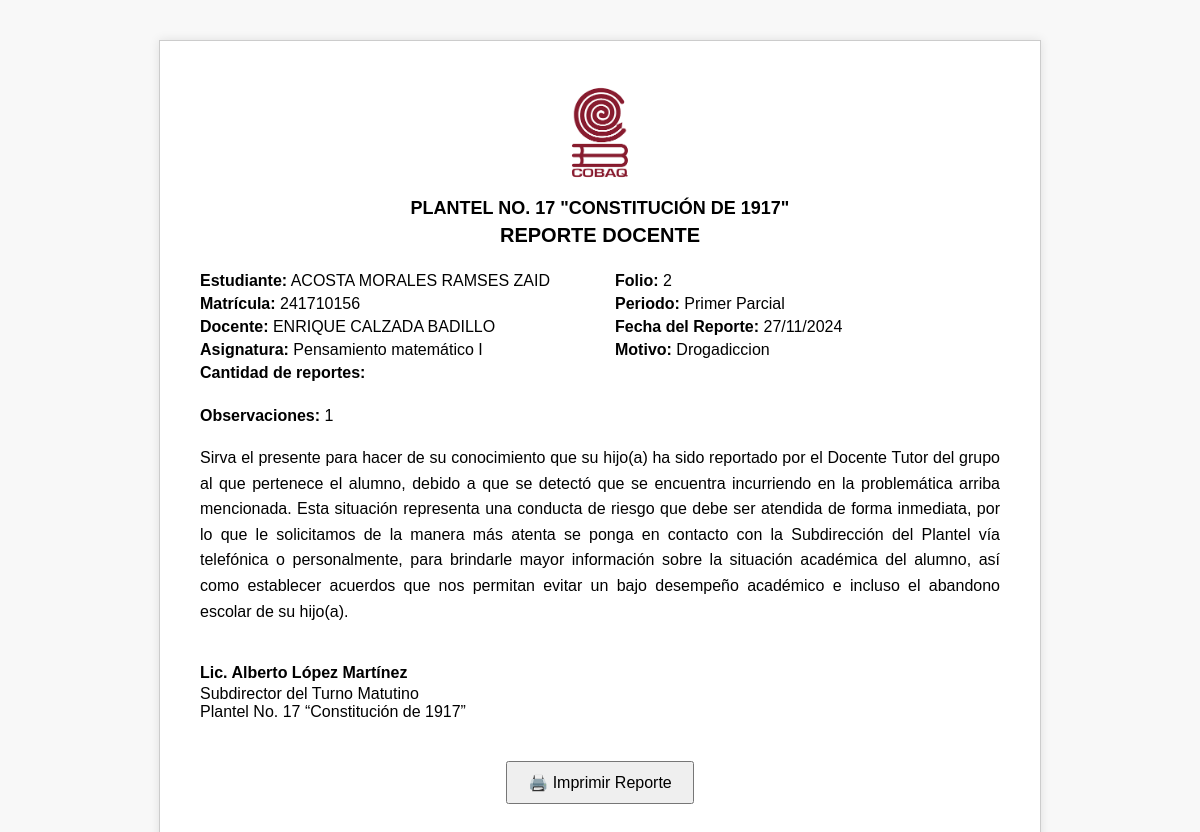
The app's page /generar_reporte/2 with its own data.
### tables this page shows
CREATE TABLE estudiantes (
                matricula TEXT PRIMARY KEY,
                nombre TEXT,
                sexo TEXT,
                curp TEXT,
                domicilio TEXT,
                colonia TEXT,
                cp TEXT,
                ciudad TEXT,
                municipio TEXT,
                tel_casa TEXT,
                tel_celular TEXT,
                email TEXT,
                grupo TEXT,
                nombre_padre TEXT,
                nombre_madre TEXT
            );

CREATE TABLE reportes_docentes (
                folio INTEGER PRIMARY KEY AUTOINCREMENT,
                matricula TEXT NOT NULL,
                periodo TEXT NOT NULL,
                fecha_reporte TEXT,
                nombre_docente INTEGER NOT NULL,
                asignatura INTEGER NOT NULL,
                motivo TEXT NOT NULL,
                otro_motivo TEXT,
                reportes_cantidad INTEGER,
                observaciones TEXT,
                FOREIGN KEY (nombre_docente) REFERENCES docentes(no_empleado),
                FOREIGN KEY (matricula) REFERENCES estudiantes(matricula)
                FOREIGN KEY (asignatura) REFERENCES uac(id)
            );

CREATE TABLE uac (
                id INTEGER PRIMARY KEY,
                clave TEXT,
                asignatura TEXT,
                hsm REAL,
                semestre INTEGER,
                componente TEXT,
                capacitacion TEXT,
                plan_estudios TEXT,
                hsm_paraesc REAL
            );

### app.py (the view)
@app.route("/generar_reporte/<folio>", methods=["GET"])
def generar_reporte(folio):
    with sqlite3.connect(db_path) as conn:
        cursor = conn.cursor()
        cursor.execute("SELECT * FROM reportes_docentes WHERE folio = ?", (folio,))
        reporte = cursor.fetchone()
        if reporte:
            folio = reporte[0]
            matricula = reporte[1]
            periodo = reporte[2]
            fecha = reporte[3]
            id_docente = reporte[4]  # Esto es el ID del docente, no el nombre
            id_asignatura = reporte[5]  # Esto es el ID de la asignatura, no el nombre
            motivo = reporte[6]
            otro_motivo = reporte[7] if motivo == "Otros" else ""
            observaciones = reporte[8]
            cursor.execute("SELECT nombre FROM estudiantes WHERE matricula = ?", (matricula,))
            estudiante = cursor.fetchone()
            estudiante = estudiante[0] if estudiante else "No encontrado"
            cursor.execute("SELECT nombre, apellidos FROM docentes WHERE no_empleado = ?", (id_docente,))
            docente = cursor.fetchone()
            nombre_docente = f"{docente[0]} {docente[1]}" if docente else "No encontrado"
            cursor.execute("SELECT asignatura FROM uac WHERE id = ?", (id_asignatura,))
            asignatura = cursor.fetchone()
            nombre_asignatura = asignatura[0] if asignatura else "No encontrada"
            return render_template("reporte_docente.html",
                                   folio=folio,
                                   estudiante=estudiante,
                                   matricula=matricula,
                                   nombre_docente=nombre_docente,
                                   asignatura=nombre_asignatura,
                                   periodo=periodo,
                                   fecha=fecha,
                                   motivo=motivo,
                                   otro_motivo=otro_motivo,
                                   observaciones=observaciones)
        else:
            return "Reporte no encontrado", 404

### templates/reporte_docente.html (shortened to what this page needs)
<!DOCTYPE html>
<html lang="es">
<head>
</head>
<body>
<div class="container">
    <div class="header">
        <img src="{{ url_for('static', filename='imag_cobaq.png') }}" alt="Logo COBAQ">
        <h1>PLANTEL NO. 17 "CONSTITUCIÓN DE 1917"</h1>
        <h2>REPORTE DOCENTE</h2>
    </div>
    <div class="info-grid">
        <div class="info-section">
            <p><strong>Estudiante:</strong> {{ estudiante }}</p>
            <p><strong>Matrícula:</strong> {{ matricula }}</p>
            <p><strong>Docente:</strong> {{ nombre_docente }}</p>
            <p><strong>Asignatura:</strong> {{ asignatura }}</p>
            <p><strong>Cantidad de reportes:</strong> {{ reportes_cantidad }}</p>
        </div>
        <div class="info-section">
            <p><strong>Folio:</strong> {{ folio }}</p>
            <p><strong>Periodo:</strong> {{ periodo }}</p>
            <p><strong>Fecha del Reporte:</strong> {{ fecha }}</p>
            <p><strong>Motivo:</strong> {{ motivo }}</p>
        </div>
    </div>
    <div class="observaciones">
        <p><strong>Observaciones:</strong> {{ observaciones }}</p>
    </div>
    <div class="justificado">
        <p>
            Sirva el presente para hacer de su conocimiento que su hijo(a) ha sido
            reportado por el Docente Tutor del grupo al que pertenece el alumno, debido a que se
            detectó que se encuentra incurriendo en la problemática arriba mencionada.
            Esta situación representa una conducta de riesgo que debe ser atendida de forma inmediata,
            por lo que le solicitamos de la manera más atenta se ponga en contacto con
            la Subdirección del Plantel vía telefónica o personalmente, para brindarle mayor
            información sobre la situación académica del alumno, así como establecer acuerdos que nos
            permitan evitar un bajo desempeño académico e incluso el abandono escolar de su hijo(a).
        </p>
    </div>
    <div class="firma">
        <strong>Lic. Alberto López Martínez</strong>
        Subdirector del Turno Matutino<br>
        Plantel No. 17 “Constitución de 1917”
    </div>
    <button onclick="window.print()">🖨️ Imprimir Reporte</button>
</div>
</body>
</html>

### templates/reporte_docente.html (style rules this page uses)
body { font-family: Arial, sans-serif; margin: 40px; background-color: #f8f8f8; }
.container { max-width: 800px; margin: auto; background: #fff; padding: 40px; border: 1px solid #ccc; box-shadow: 0 0 10px rgba(0,0,0,0.1); }
.header { text-align: center; margin-bottom: 20px; }
.header img { width: 80px; height: auto; }
.header h1 { font-size: 18px; margin: 10px 0 5px; }
.header h2 { font-size: 20px; margin: 5px 0; }
.info-grid { display: grid; grid-template-columns: 1fr 1fr; gap: 30px; margin-bottom: 20px; }
.info-section p { margin: 5px 0; }
.observaciones { margin: 20px 0; }
.justificado { text-align: justify; line-height: 1.6; }
.firma { margin-top: 40px; text-align: left; }
.firma strong { display: block; margin-bottom: 3px; }
button { margin-top: 40px; padding: 10px 20px; font-size: 16px; display: block; margin-left: auto; margin-right: auto; cursor: pointer; }

### records on screen
estudiantes: nombre "ACOSTA MORALES RAMSES ZAID"
reportes_docentes: matricula "241710156", periodo "Primer Parcial", fecha_reporte "27/11/2024", motivo "Drogadiccion"
uac: asignatura "Pensamiento matemático I"

### other values on screen
{{ nombre_docente }} "ENRIQUE CALZADA BADILLO"
{{ folio }} "2"
{{ observaciones }} "1"
